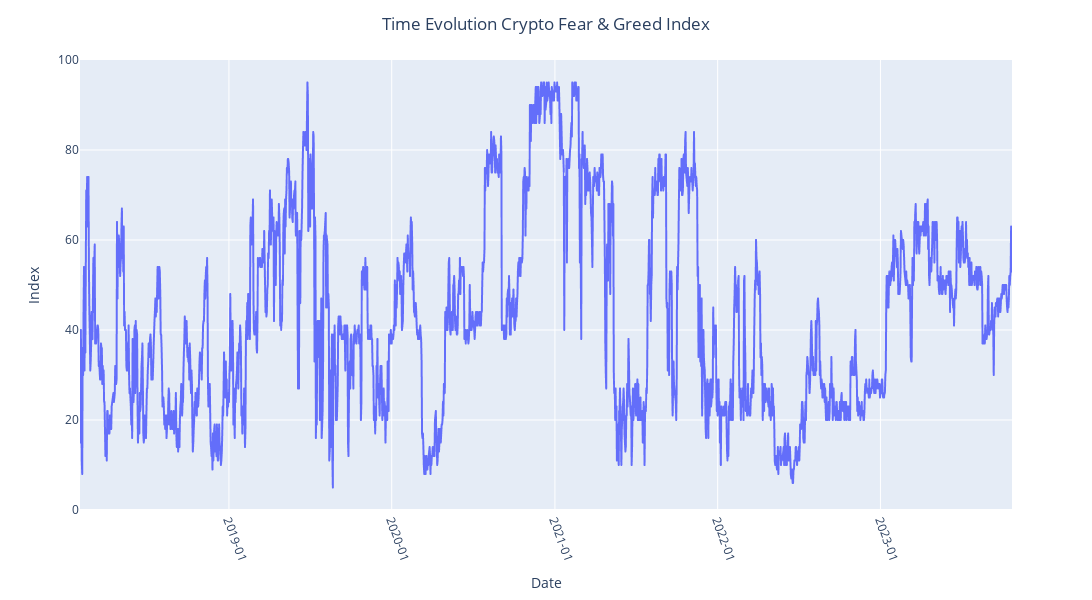

Notebook code cell kept with this figure:
### Code cell
fig = px.line(df, x=df.index, y='daily_index', markers=False)
fig.update_layout(title='Time Evolution Crypto Fear & Greed Index', title_x=0.5, xaxis_title='Date',
                  yaxis_title='Index', width=1500, height=600, legend=dict(x=0, y=1))
fig.update_xaxes(tickangle=70, tickformat='%Y-%m')
fig.show()

### Figure 1 — Plotly figure (JSON) as saved in the notebook; plotly's stock layout.template omitted (floating-point values rounded to 4 significant figures; data arrays with more than 128 entries replaced by an {"elided": "..."} marker saying what was removed)
{"data": [{"hovertemplate": "date=%{x}<br>daily_index=%{y}<extra></extra>", "legendgroup": "", "line": {"color": "#636efa", "dash": "solid"}, "marker": {"symbol": "circle"}, "mode": "lines", "name": "", "showlegend": false, "type": "scattergl", "x": {"elided": "2088 str values"}, "xaxis": "x", "y": {"elided": "2088 int values"}, "yaxis": "y"}], "layout": {"height": 600, "legend": {"tracegroupgap": 0, "x": 0, "y": 1}, "margin": {"t": 60}, "title": {"text": "Time Evolution Crypto Fear & Greed Index", "x": 0.5}, "width": 1500, "xaxis": {"anchor": "y", "domain": [0, 1], "tickangle": 70, "tickformat": "%Y-%m", "title": {"text": "Date"}}, "yaxis": {"anchor": "x", "domain": [0, 1], "title": {"text": "Index"}}}}
